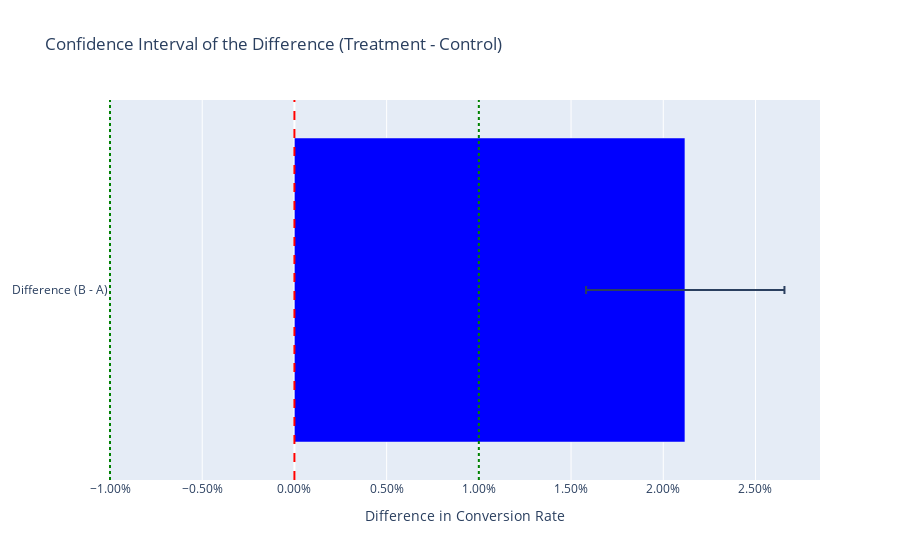

This figure's notebook cell:
### Markdown cell above
### Scenario 6: Unequal Sample Sizes
- **Setup:** 10% control CVR. True lift is 2% (to 12%). Control has 2x sample of Treatment.
- **Expected:** Still significant. Our formulas handle unequal N.

### Code cell
c_a, n_a = utils.generate_synthetic_data(40000, 0.10)
c_b, n_b = utils.generate_synthetic_data(20000, 0.12)
run_and_print_analysis("6. Unequal Sample Sizes", n_a, n_b, c_a, c_b, mde_abs=0.01)

### Figure 1 — Plotly figure (JSON) as saved in the notebook; plotly's stock layout.template omitted (floating-point values rounded to 4 significant figures)
{"data": [{"error_x": {"array": [0.005397], "arrayminus": [0.005361], "symmetric": false, "type": "data"}, "marker": {"color": "blue"}, "name": "95% Confidence Interval", "orientation": "h", "type": "bar", "x": [0.02117], "y": ["Difference (B - A)"]}], "layout": {"shapes": [{"line": {"color": "red", "dash": "dash"}, "name": "No Effect (0.0)", "type": "line", "x0": 0, "x1": 0, "xref": "x", "y0": 0, "y1": 1, "yref": "y domain"}, {"line": {"color": "green", "dash": "dot"}, "name": "MDE (+1.0%)", "type": "line", "x0": 0.01, "x1": 0.01, "xref": "x", "y0": 0, "y1": 1, "yref": "y domain"}, {"line": {"color": "green", "dash": "dot"}, "name": "MDE (-1.0%)", "type": "line", "x0": -0.01, "x1": -0.01, "xref": "x", "y0": 0, "y1": 1, "yref": "y domain"}], "title": {"text": "Confidence Interval of the Difference (Treatment - Control)"}, "xaxis": {"tickformat": ",.2%", "title": {"text": "Difference in Conversion Rate"}}}}
